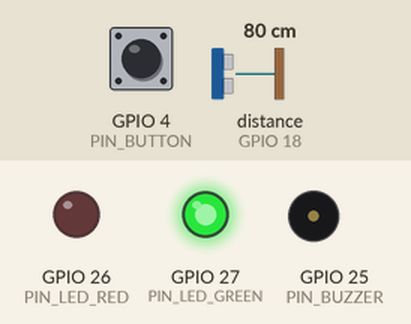
This sketch was run on a simulated ESP32. Parts: output pins drawn as LEDs (lit = HIGH), buzzer (waves = sounding). Wiring (from diagram.json): ultrasonic range finder: trigger GPIO 5; echo GPIO 18. Inputs (shaded band) come from the test bench; at power-on: GPIO 4 (PIN_BUTTON) HIGH, distance to the obstacle (sensor on GPIO 18) 80 cm. The echo pulse lasts 58.3 µs per cm; WiFi joins after 1.5 s; servers stay silent unless stated; no MQTT or app messages arrive unless stated; pins used as bus, display or sensor lines are not drawn; what the sketch prints to the serial monitor is not drawn.

Above: at 2.7 s.
2.8 s: GPIO 4 (PIN_BUTTON) pulled LOW for 3.2 s
Timing chart, 0 to 6.3 s (numbered marks = the images above; inputs shaded):
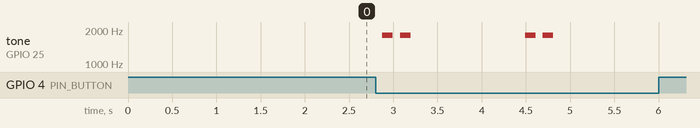

Measured:
- after the input at 2.8 s, tone on GPIO 25 (PIN_BUZZER): plays 1800 Hz for 0.12 s, 1800 Hz for 0.12 s, 1800 Hz for 0.12 s, 1800 Hz for 0.12 s, starting after 0.08 s

The sketch:

sketch.ino
```cpp
// ClearPath - Ramp Sentinel (ESP32): detects a car blocking an accessibility ramp and publishes MQTT events.
#include <WiFi.h>
#include <PubSubClient.h>
#include <ArduinoJson.h>

const char* WIFI_SSID     = "Wokwi-GUEST";
const char* WIFI_PASSWORD = "";
const char* MQTT_BROKER   = "broker.hivemq.com";
const int   MQTT_PORT     = 1883;

const char* DEVICE_ID = "ramp-paulista-01";
const char* LOCATION  = "Ramp at Av. Paulista x R. Augusta";
const float LAT = -23.5558;
const float LON = -46.6623;

const char* TOPIC = "clearpath/fiap-gs/sensors/ramp-paulista-01";

const float THRESHOLD_CM  = 80.0;   // an object closer than this = blocking
const float HYSTERESIS_CM = 20.0;   // avoids flickering around the threshold
const unsigned long OBSTRUCTION_TIME_MS = 10000;  // 10 s in the demo (60 s in the field)
const unsigned long CLEAR_TIME_MS       = 5000;
const unsigned long HEARTBEAT_MS        = 60000;

const int PIN_TRIG      = 5;
const int PIN_ECHO      = 18;
const int PIN_BUTTON    = 4;
const int PIN_LED_RED   = 26;
const int PIN_LED_GREEN = 27;
const int PIN_BUZZER    = 25;

WiFiClient wifi;
PubSubClient mqtt(wifi);

enum State { CLEAR, SUSPECTED, BLOCKED, CLEARING };
State state = CLEAR;
unsigned long stateStart = 0;
unsigned long lastHeartbeat = 0;
unsigned long lastButton = 0;
float currentDistance = 400;

float readDistanceCm() {
  digitalWrite(PIN_TRIG, LOW);
  delayMicroseconds(2);
  digitalWrite(PIN_TRIG, HIGH);
  delayMicroseconds(10);
  digitalWrite(PIN_TRIG, LOW);
  unsigned long us = pulseIn(PIN_ECHO, HIGH, 30000);
  if (us == 0) return 400;
  return us / 58.0;
}

// Median of 5 readings: filters spurious echoes (a leaf, a person walking by).
float filteredDistance() {
  float v[5];
  for (int i = 0; i < 5; i++) { v[i] = readDistanceCm(); delay(15); }
  for (int i = 0; i < 4; i++)
    for (int j = i + 1; j < 5; j++)
      if (v[j] < v[i]) { float t = v[i]; v[i] = v[j]; v[j] = t; }
  return v[2];
}

void beep(int times, int ms) {
  for (int i = 0; i < times; i++) {
    tone(PIN_BUZZER, 1800, ms);
    delay(ms + 80);
  }
}

void showState(bool blocked) {
  digitalWrite(PIN_LED_RED, blocked ? HIGH : LOW);
  digitalWrite(PIN_LED_GREEN, blocked ? LOW : HIGH);
}

void connectWiFi() {
  Serial.print("Connecting to Wi-Fi");
  WiFi.begin(WIFI_SSID, WIFI_PASSWORD, 6);
  while (WiFi.status() != WL_CONNECTED) { delay(250); Serial.print("."); }
  Serial.println(" ok");
}

void connectMQTT() {
  while (!mqtt.connected()) {
    String id = String("clearpath-esp32-") + String((uint32_t)ESP.getEfuseMac(), HEX);
    Serial.print("Connecting to the MQTT broker... ");
    if (mqtt.connect(id.c_str())) {
      Serial.println("ok");
    } else {
      Serial.printf("failed (rc=%d), retrying in 2 s\n", mqtt.state());
      delay(2000);
    }
  }
}

void publish(const char* event, unsigned long durationMs = 0) {
  JsonDocument doc;
  doc["device"]      = DEVICE_ID;
  doc["location"]    = LOCATION;
  doc["lat"]         = LAT;
  doc["lon"]         = LON;
  doc["event"]       = event;
  doc["distance_cm"] = round(currentDistance * 10) / 10.0;
  if (durationMs) doc["duration_s"] = durationMs / 1000;
  char buf[256];
  size_t n = serializeJson(doc, buf);
  bool ok = mqtt.publish(TOPIC, (const uint8_t*)buf, n, false);
  Serial.printf("[MQTT %s] %s\n", ok ? "sent" : "FAILED", buf);
}

void setup() {
  Serial.begin(115200);
  pinMode(PIN_TRIG, OUTPUT);
  pinMode(PIN_ECHO, INPUT);
  pinMode(PIN_BUTTON, INPUT_PULLUP);
  pinMode(PIN_LED_RED, OUTPUT);
  pinMode(PIN_LED_GREEN, OUTPUT);
  pinMode(PIN_BUZZER, OUTPUT);
  showState(false);

  connectWiFi();
  mqtt.setServer(MQTT_BROKER, MQTT_PORT);
  mqtt.setBufferSize(512);
  connectMQTT();
  publish("heartbeat");
  lastHeartbeat = millis();
}

void loop() {
  if (!mqtt.connected()) connectMQTT();
  mqtt.loop();

  currentDistance = filteredDistance();
  unsigned long now = millis();
  bool close = currentDistance < THRESHOLD_CM;
  bool far = currentDistance > THRESHOLD_CM + HYSTERESIS_CM;

  // State machine: an obstruction is only declared after OBSTRUCTION_TIME_MS in a row,
  // so it does not fire for pedestrians or cars passing by.
  switch (state) {
    case CLEAR:
      if (close) { state = SUSPECTED; stateStart = now; }
      break;
    case SUSPECTED:
      if (!close) { state = CLEAR; }
      else if (now - stateStart >= OBSTRUCTION_TIME_MS) {
        state = BLOCKED;
        showState(true);
        publish("obstruction", now - stateStart);
        beep(1, 200);
        stateStart = now;
      }
      break;
    case BLOCKED:
      if (far) { state = CLEARING; stateStart = now; }
      break;
    case CLEARING:
      if (!far) { state = BLOCKED; }
      else if (now - stateStart >= CLEAR_TIME_MS) {
        state = CLEAR;
        showState(false);
        publish("cleared");
      }
      break;
  }

  // Confirmation button (1.5 s debounce)
  if (digitalRead(PIN_BUTTON) == LOW && now - lastButton > 1500) {
    lastButton = now;
    publish("confirmation");
    beep(2, 120);
  }

  if (now - lastHeartbeat >= HEARTBEAT_MS) {
    lastHeartbeat = now;
    publish("heartbeat");
  }

  delay(100);
}
```
